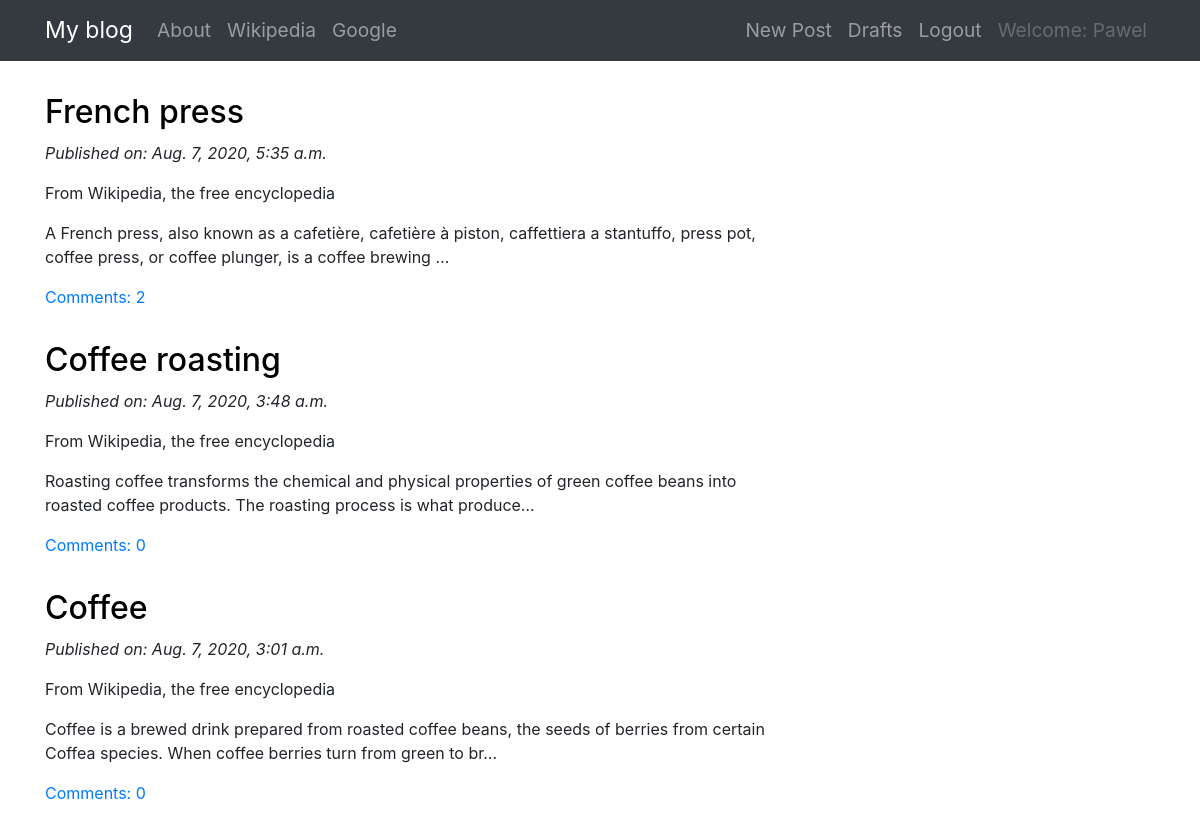
The app's page / (signed in) with its own data.
### blog/models.py (models this page shows, shortened)
class Post(models.Model):
    author = models.ForeignKey('auth.User',on_delete=models.CASCADE)
    title = models.CharField(max_length=256)
    text = models.TextField()
    created_date = models.DateTimeField(default=timezone.now)
    published_date = models.DateTimeField(blank=True,null=True)
    def approve_comments(self):
        return self.comments.filter(approved_comment=True)

### blog/views.py (the view)
# urls.py: url(r'^$',views.PostListView.as_view(),name='post_list'),
class PostListView(ListView):
    model = Post
    def get_queryset(self):
        return Post.objects.filter(published_date__lte=timezone.now()).order_by('-published_date')

### blog/templates/blog/post_list.html
{% extends 'blog/base.html' %}
{% block content %}
  {% for post in post_list %}
    <div class="post">
      <h1><a class="post-title" href="{% url 'post_detail' pk=post.pk %}">{{post.title}}</a></h1>
      <div class="date">
        <p>Published on: {{post.published_date}}</p>
      </div>
      <p>{{post.text|safe|linebreaksbr|truncatechars:200}}</p>
      <a href="{% url 'post_detail' pk=post.pk %}">Comments: {{post.approve_comments.count}}</a>
    </div>
    <br>
  {% endfor %}
{% endblock %}

### blog/templates/blog/base.html (shortened to what this page needs)
<!DOCTYPE html>
{% load static %}
<html lang="en" dir="ltr">
  <head>
    <link rel="stylesheet" href="https://stackpath.bootstrapcdn.com/bootstrap/4.5.0/css/bootstrap.min.css">
    <link href="https://maxcdn.bootstrapcdn.com/font-awesome/4.7.0/css/font-awesome.min.css" rel="stylesheet">
    <link rel="stylesheet" href="//cdn.jsdelivr.net/npm/medium-editor@latest/dist/css/medium-editor.min.css" type="text/css" media="screen" charset="utf-8">
    <link rel="stylesheet" href="{% static 'css/blog.css' %}">
  </head>
  <body>
    <nav class='navbar navbar-expand-lg navbar-dark bg-dark navbar-custom sticky-top'>
      <div class="container">
        <ul class='nav navbar-nav'>
          <li class="nav-item">
            <a class='navbar-brand' href="{% url 'post_list' %}">My blog</a>
          </li>
          <li class="nav-item">
            <a class='nav-link' href="{% url 'about' %}">About</a>
          </li>
          <li class="nav-item">
            <a class='nav-link' href="https://www.wikipedia.com">Wikipedia</a>
          </li>
          <li class="nav-item">
            <a class='nav-link' href="https://www.google.com">Google</a>
          </li>
        </ul>
        <ul class='nav navbar-nav navbar-right'>
          {% if user.is_authenticated %}
            <li class="nav-item">
              <a class='nav-link' href="{% url 'post_new' %}">New Post</a>
            </li>
            <li class="nav-item">
              <a class='nav-link' href="{% url 'post_draft_list' %}">Drafts</a>
            </li>
            <li class="nav-item">
              <a class='nav-link' href="{% url 'logout' %}">Logout</a>
            </li>
            <li class="nav-item">
              <a class='nav-link disabled'>Welcome: {{user.username}}</a>
            </li>
          {% endif %}
        </ul>
      </div>
    </nav>
    <div class="content container">
      <div class="row">
        <div class="col-md-8">
          <div class="blog_posts">
            <br>
            {% block content %}
            {% endblock %}
          </div>
        </div>
      </div>
    </div>
  </body>
</html>

### blog/static/css/blog.css (style rules this page uses)
.post-title { color: black; font-size: 0.8em; }
.content { margin-left: auto; margin-right: auto; }
.date { font-style: italic; }
.navbar-custom { font-weight:normal; font-size: 1.2em; }
.navbar-brand { font-size: 1.2em; font-weight: normal; }

### records on screen
Post: title "French press", published_date "Aug. 7, 2020, 5:35 a.m.", text "From Wikipedia, the free encyclopedia A French press, also known as a cafetière, cafetière à piston, caffettiera a stantuffo, press pot, coffee press, or coffee plunger, is a coffee brewing …", approve_comments.count "2"
Post: title "Coffee roasting", published_date "Aug. 7, 2020, 3:48 a.m.", text "From Wikipedia, the free encyclopedia Roasting coffee transforms the chemical and physical properties of green coffee beans into roasted coffee products. The roasting process is what produce…", approve_comments.count "0"
Post: title "Coffee", published_date "Aug. 7, 2020, 3:01 a.m.", text "From Wikipedia, the free encyclopedia Coffee is a brewed drink prepared from roasted coffee beans, the seeds of berries from certain Coffea species. When coffee berries turn from green to br…", approve_comments.count "0"

### other values on screen
{{ user.username }} "Pawel"
